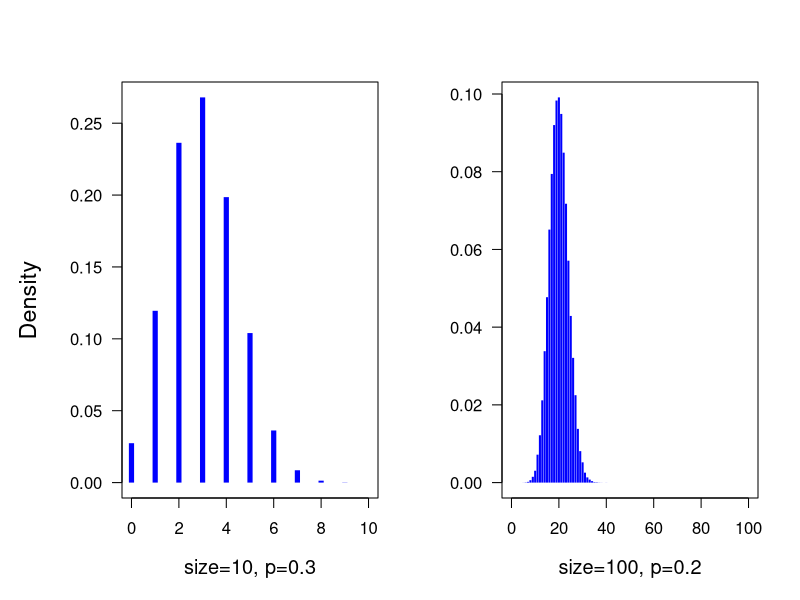
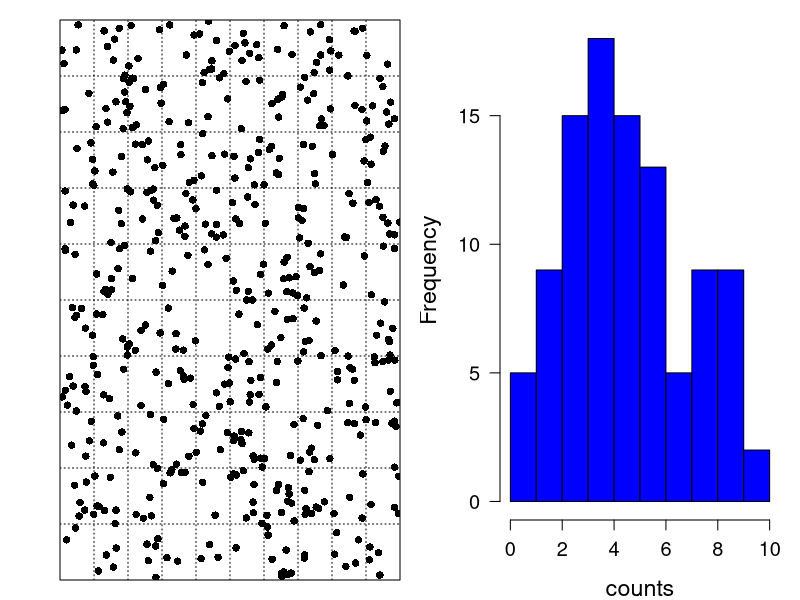
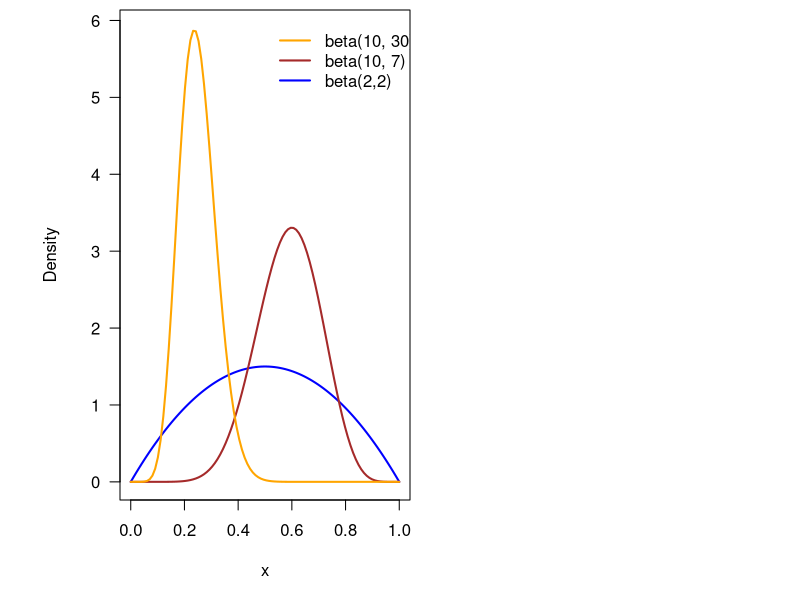

Here is the R script that generated these plots, in order: (Note: this script raises an error after producing the figures.)
## ---- chunk 1
randombinom <- rbinom(100000, size=10, prob=0.3)
histrandombin <- hist(randombinom, breaks=seq(-0.5, 10.5,by=1), plot=FALSE)
par(mfrow=c(1,2), oma=c(0, 2, 0,0))
plot(histrandombin$mids, histrandombin$density, type="h",  lwd=5,col="blue", las=1, xlim=c(0, 10), cex.lab=1.2, cex.axis=1,
  xlab="size=10, p=0.3", lend="butt", ylab="")

randombinom <- rbinom(100000, size=100, prob=0.2)
histrandombin <- hist(randombinom, breaks=seq(-0.5, 100+0.5,by=1), plot=FALSE)
plot(histrandombin$mids, histrandombin$density, type="h", lwd=2, col="blue", las=1, xlim=c(0, 100), cex.lab=1.2, cex.axis=1,
  xlab="size=100, p=0.2", lend="butt", ylab="")
mtext("Density", 2,outer=TRUE, cex=1.4)

## ---- chunk 2
set.seed(1338)
n <- 500         # simulate 500 raindrops
x <- runif(n)    # they fall at some random point (x,y) in space
y <- runif(n)

par(mfrow=c(1,2))

par(mar=c(1,1,1,1))
plot(c(0,1), c(0,1), type="n", xaxs="i", yaxs="i", xlab="", ylab="", axes=F)
box()
points(x,y, pch=16)

# add a grid
grid(10, 10, col=1)

# number of points per grid-cell
xcell <- cut(x, breaks=seq(0,1, by=0.1))
ycell <- cut(y, breaks=seq(0,1, by=0.1))
counts <- as.numeric(table(xcell, ycell))

par(mar=c(4,4,1,1))
hist(counts, col="blue", cex.lab=1.4, las=1, cex.axis=1.2, main="")
## ---- chunk 3
x <- seq(0,1, length=100)
y1 <- dbeta(x, 2,2)
y2 <- dbeta(x, 10,7)
y3 <- dbeta(x, 10, 30)
par(mar=c(5,4,0.5,0.5))
plot(x, y1, ylim=c(0, 5.9), xlab="x", ylab="Density", las=1, lwd=2, col="blue",
     type="l")
lines(x,y2, lwd=2, col="brown")
lines(x,y3, lwd=2, col="orange")
legend(0.5, 6, lwd=2, col=c("orange", "brown", "blue"), 
       legend=c("beta(10, 30)", "beta(10, 7)", "beta(2,2)"), bty="n")

## ---- chunk 4
x <- seq(-3, 3, length=100)
y <- dnorm(x) # density function of a standard normal distribution
dat <- tibble(x=x,y=y)
plot(x,y, type="l", lwd=2, col="#d95f0e", las=1, ylab="normal density of x")
segments(0, dnorm(1), 1, dnorm(1), lwd=2)
segments(0, dnorm(0), 0, 0)
text(0.5, 0.23, expression(sigma))
## ---- chunk 5
par(mar=c(4.5,4.5,1,1))
x <- seq(0, 5, length=100)
y <- df(x, 5,5)
plot(x, y, type="l", lwd=2, las=1, xlab="F-value", ylab="Density", main="", ylim=c(0,1))
text(3, 0.3, "df1=5, df2=5", adj=c(0,0))
text(3, 0.2, "df1=2, df2=10", adj=c(0,0), col="blue")
text(3, 0.1, "df1=20, df2=20", adj=c(0,0), col="orange")

y <- df(x, 2,10)
lines(x,y, lwd=2, col="blue")
y <- df(x, 20, 20)
lines(x,y, lwd=2, col="orange")
